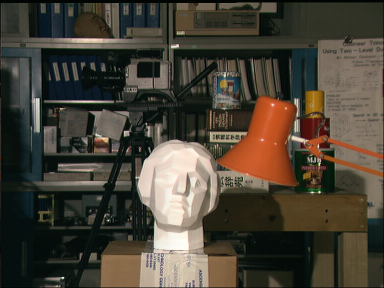
#> input picture shared-memory/l-frame.png, 384 x 288 px, found by its file name
$ python ikn.py   (older library calls are emulated)
#> lines starting #> are read from the running program, lines starting #| are printed output that depends on the picture
import numpy as np
import cv2
from matplotlib import pyplot as plt
from scipy import signal, ndimage
import time

### Vecorized implementation using Numpy Library ###
class DisparityMap():
    def __init__(self, numDisparities, blockSize):
        self.numDisparities = numDisparities
        self.blockSize = blockSize

    # [155 lines left out: functions census_convolution, find_difference, CT, CT_with_MBM, CT_with_input_kernels, LCDM, not called in this run]


imgL = cv2.imread('./shared-memory/l-frame.png')
#> imgL is the input picture: shape (288, 384, 3); mean B, G, R 54.7, 66.6, 73.2
imgR = cv2.imread('./shared-memory/l-frame.png')
ground_truth = cv2.imread('./shared-memory/l-frame.png', 0)/4
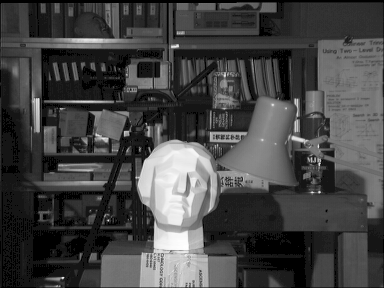
#> ground_truth: shape (288, 384) float64; min 0, max 63.25, mean 17.1; drawn with min black and max white

#Blurring the image using Gaussian filter to remove noise
imgLg = cv2.GaussianBlur(imgL, (3,3), cv2.BORDER_DEFAULT)
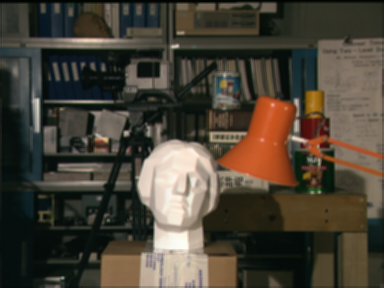
#> imgLg: shape (288, 384, 3); mean B, G, R 54.8, 66.7, 73.3
imgRg = cv2.GaussianBlur(imgR, (3,3), cv2.BORDER_DEFAULT)

#Finding gradients
imgLx1 = cv2.Sobel(imgL, cv2.CV_64F, 1, 0, ksize=3)
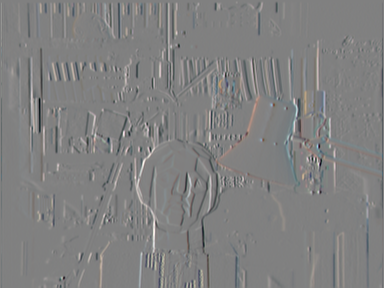
#> imgLx1: shape (288, 384, 3) float64; mean B, G, R 0.4, 0.5, 0.7; drawn with min black and max white
imgLy1 = cv2.Sobel(imgL, cv2.CV_64F, 0, 1, ksize=3)
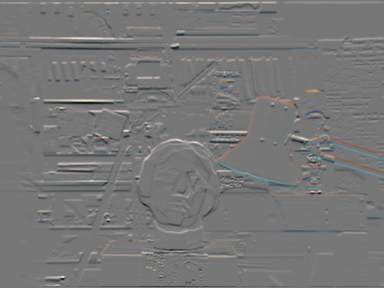
#> imgLy1: shape (288, 384, 3) float64; mean B, G, R 1.3, 1.5, 1.8; drawn with min black and max white

imgRx1 = cv2.Sobel(imgR, cv2.CV_64F, 1, 0, ksize=3)
imgRy1 = cv2.Sobel(imgR, cv2.CV_64F, 0, 1, ksize=3)

#Creating new multi dimensional image
imgLxy = np.zeros((imgL.shape[0], imgL.shape[1], 3), np.float64)
#> (the run stopped early here; a loop or call above may not have finished)

$ run again, with shared-memory/r-frame.png copied over shared-memory/l-frame.png
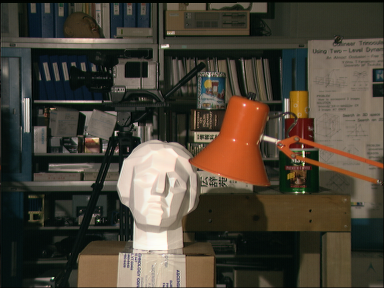
#> input picture shared-memory/r-frame.png, 384 x 288 px, found by its file name
#> imgL is the input picture: shape (288, 384, 3); mean B, G, R 55.3, 67.6, 74.7
#> `imgLx1 = cv2.Sobel(imgL, cv2.CV_64F, 1, 0, ksize=3)`:
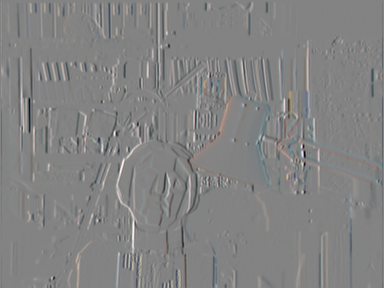
#> imgLx1: shape (288, 384, 3) float64; mean B, G, R 0.2, 0.4, 0.5; drawn with min black and max white
#> `imgLy1 = cv2.Sobel(imgL, cv2.CV_64F, 0, 1, ksize=3)`:
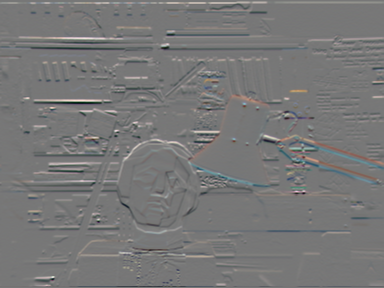
#> imgLy1: shape (288, 384, 3) float64; mean B, G, R 1.3, 1.6, 1.8; drawn with min black and max white

$ run again, with shared-memory/im0.ppm saved as shared-memory/l-frame.png
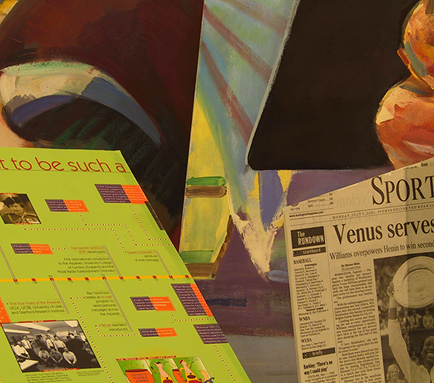
#> input picture shared-memory/im0.ppm, 434 x 383 px, found by its file name
#> imgL is the input picture: shape (383, 434, 3); mean B, G, R 50.3, 102, 124.3
#> `ground_truth = cv2.imread('./shared-memory/l-frame.png', 0)/4`:
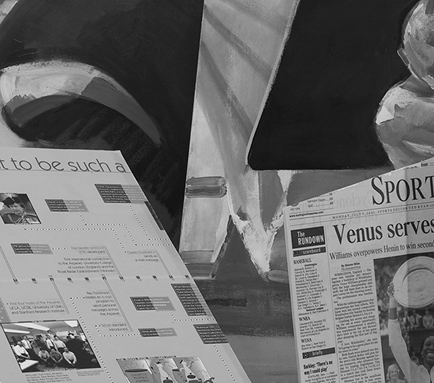
#> ground_truth: shape (383, 434) float64; min 0.5, max 59.25, mean 25.6; drawn with min black and max white
#> `imgLy1 = cv2.Sobel(imgL, cv2.CV_64F, 0, 1, ksize=3)`:
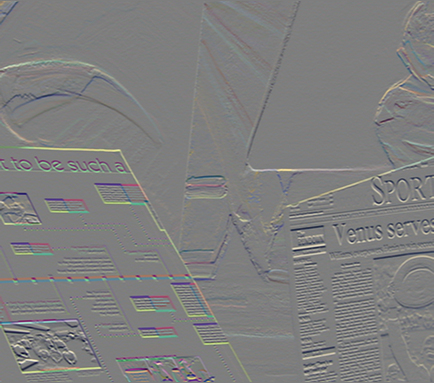
#> imgLy1: shape (383, 434, 3) float64; mean B, G, R 0.2, 1.5, 1.5; drawn with min black and max white
